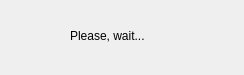
<?xml version="1.0" encoding="UTF-8"?>
<ui version="4.0">
 <class>Form</class>
 <widget class="QWidget" name="Form">
  <property name="geometry">
   <rect>
    <x>0</x>
    <y>0</y>
    <width>244</width>
    <height>75</height>
   </rect>
  </property>
  <property name="minimumSize">
   <size>
    <width>244</width>
    <height>75</height>
   </size>
  </property>
  <property name="maximumSize">
   <size>
    <width>244</width>
    <height>75</height>
   </size>
  </property>
  <property name="cursor">
   <cursorShape>WaitCursor</cursorShape>
  </property>
  <property name="windowTitle">
   <string>Loading core</string>
  </property>
  <property name="windowIcon">
   <iconset resource="source.qrc">
    <normaloff>:/source/icon.png</normaloff>:/source/icon.png</iconset>
  </property>
  <widget class="QLabel" name="img">
   <property name="geometry">
    <rect>
     <x>10</x>
     <y>10</y>
     <width>50</width>
     <height>50</height>
    </rect>
   </property>
   <property name="text">
    <string>&lt;html&gt;&lt;head/&gt;&lt;body&gt;&lt;p&gt;&lt;img src=&quot;:/source/clocks.png&quot; width=&quot;50&quot; height=&quot;50&quot;/&gt;&lt;/p&gt;&lt;/body&gt;&lt;/html&gt;</string>
   </property>
  </widget>
  <widget class="QLabel" name="wait">
   <property name="geometry">
    <rect>
     <x>70</x>
     <y>10</y>
     <width>161</width>
     <height>51</height>
    </rect>
   </property>
   <property name="text">
    <string>Please, wait...</string>
   </property>
  </widget>
 </widget>
 <resources>
  <include location="source.qrc"/>
 </resources>
 <connections/>
</ui>
